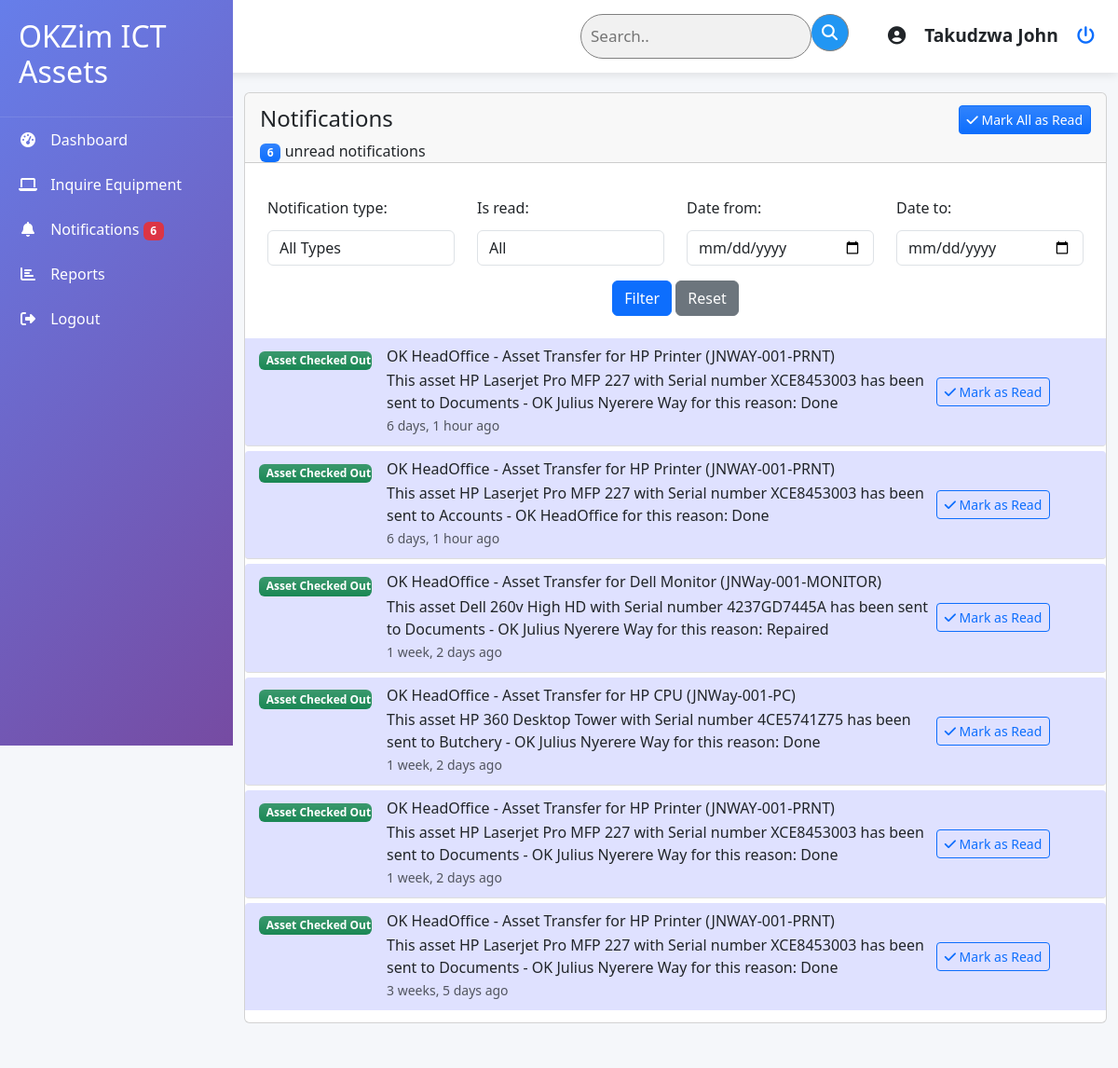
The page /asset_management/notifications/ (signed in) on the database as committed earlier.
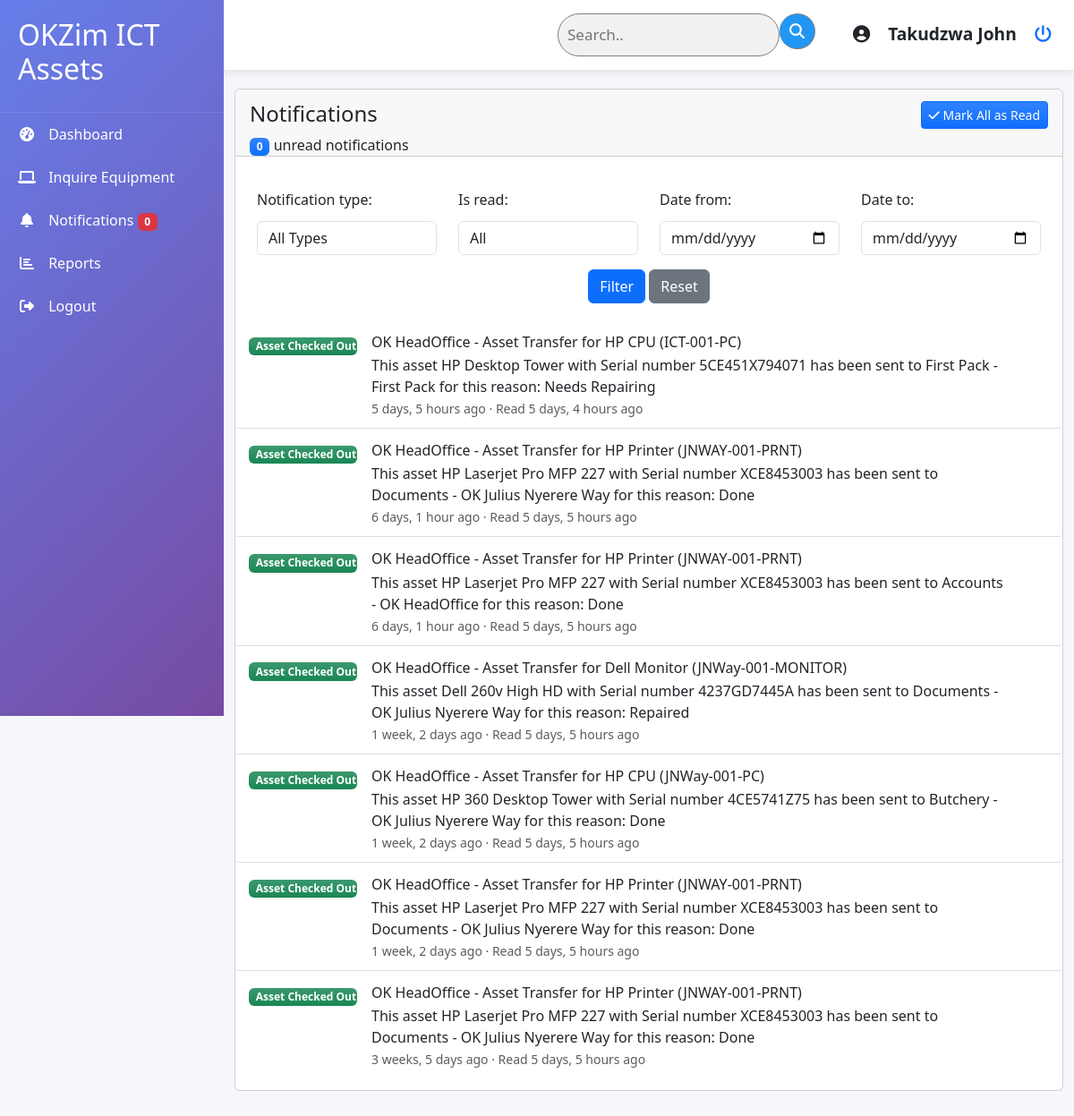
The same page on the database as committed later.
### asset_management/models.py (models this page shows, shortened)
class Notification(models.Model):
    NOTIFICATION_TYPES = [
        ("ASSET_INQUIRY", "Asset Inquiry"),
        ("ASSET_UPDATED", "Asset Updated"),
        ("ASSET_DELETED", "Asset Deleted"),
        ("MAINTENANCE_DUE", "Maintenance Due"),
        ("MAINTENANCE_COMPLETED", "Maintenance Completed"),
        ("ASSET_CHECKOUT", "Asset Checked Out"),
        ("ASSET_CHECKIN", "Asset Checked In"),
        ("SYSTEM_ALERT", "System Alert"),
    ]
    sender = models.ForeignKey(
        User,
        on_delete=models.SET_NULL,
        null=True,
        blank=True,
        related_name="sent_notifications",
    )
    recipient = models.ForeignKey(
        User, on_delete=models.CASCADE, related_name="notifications"
    )
    notification_type = models.CharField(max_length=50, choices=NOTIFICATION_TYPES)
    title = models.CharField(max_length=200)
    message = models.TextField()
    related_object_id = models.PositiveIntegerField(null=True, blank=True)
    related_content_type = models.ForeignKey(
        "contenttypes.ContentType", on_delete=models.SET_NULL, null=True, blank=True
    )
    is_read = models.BooleanField(default=False)
    created_at = models.DateTimeField(auto_now_add=True)
    read_at = models.DateTimeField(null=True, blank=True)
    class Meta:
        ordering = ["-created_at"]
        verbose_name = "Notification"
        verbose_name_plural = "Notifications"

### asset_management/views.py (the view, shortened to what this page needs)
# urls.py: path('asset_management/notifications/', views.notifications_list, name='notifications_list'),
@login_required
def notifications_list(request):
    notifications = Notification.objects.filter(recipient=request.user)
    form = NotificationFilterForm(request.GET or None)
    paginator = Paginator(notifications, 20)  # Show 20 notifications per page
    page_number = request.GET.get("page")
    page_obj = paginator.get_page(page_number)
    context = {
        "page_obj": page_obj,
        "form": form,
        "unread_count": Notification.objects.filter(
            recipient=request.user, is_read=False
        ).count(),
    }
    return render(request, "notifications/list.html", context)

### asset_management/forms.py
class NotificationFilterForm(forms.Form):
    notification_type = forms.ChoiceField(
        choices=[("", "All Types")] + Notification.NOTIFICATION_TYPES,
        required=False,
        widget=forms.Select(attrs={"class": "form-control"}),
    )
    is_read = forms.ChoiceField(
        choices=[("", "All"), ("read", "Read"), ("unread", "Unread")],
        required=False,
        widget=forms.Select(attrs={"class": "form-control"}),
    )
    date_from = forms.DateField(
        required=False,
        widget=forms.DateInput(attrs={
            "type": "date",
            "class": "form-control"
        }),
    )
    date_to = forms.DateField(
        required=False,
        widget=forms.DateInput(attrs={
            "type": "date",
            "class": "form-control"
        }),
    )

### asset_management/templates/notifications/list.html (shortened to what the changed rows need)
{% extends 'base.html' %}
{% load static %}
{% block content %}
<div class="container-fluid py-4">
    <div class="row">
        <div class="col-12">
            <div class="card mb-4">
                <div class="card-header pb-0">
                    <div class="row">
                        <div class="col-6">
                            <p class="text-sm mb-0">
                                <span class="badge bg-primary bg-gradient">{{ unread_count }}</span>
                                unread notifications
                            </p>
                        </div>
                    </div>
                </div>
                <div class="card-body px-0 pt-0 pb-2">
                    <div class="table-responsive p-0">
                        {% if page_obj.object_list %}
                        <ul class="list-group list-group-flush">
                            {% for notification in page_obj %}
                            <li class="list-group-item {% if not notification.is_read %}unread{% endif %}">
                                <div class="d-flex align-items-center" style="width: 95%;">
                                    <div class="d-flex">
                                        <div class="me-3 min-width-121">
                                            <span class="badge bg-gradient bg-success w-100 text-center">
                                                {{ notification.get_notification_type_display }}
                                            </span>
                                        </div>
                                        <div>
                                            <h6 class="mb-1">{{ notification.title }}</h6>
                                            <p class="text-sm mb-0">{{ notification.message }}</p>
                                            <small class="text-muted">
                                                {{ notification.created_at|timesince }} ago
                                                {% if notification.is_read %}
                                                · Read {{ notification.read_at|timesince }} ago
                                                {% endif %}
                                            </small>
                                        </div>
                                    </div>
                                    {% if not notification.is_read %}
                                    <div class="ms-auto">
                                        <button class="btn btn-sm btn-outline-primary mark-as-read text-nowrap"
                                            data-notification-id="{{ notification.id }}">
                                            <i class="fa fa-check"></i>
                                            Mark as Read
                                        </button>
                                    </div>
                                    {% endif %}
                                </div>
                            </li>
                            {% endfor %}
                        </ul>
                        {% else %}
                        <div class="text-center py-4">
                            <p class="text-muted">No notifications found.</p>
                        </div>
                        {% endif %}
                    </div>
                </div>
            </div>
        </div>
    </div>
</div>
{% endblock %}

Rows that differ between the two databases and show on the page:
added Notification: notification_type "Asset Checked Out", title "OK HeadOffice - Asset Transfer for HP CPU (ICT-001-PC)", message "This asset HP Desktop Tower with Serial number 5CE451X794071 has been sent to First Pack - First Pack for this reason: Needs Repairing", created_at "5 days, 5 hours", read_at "5 days, 4 hours"
changed Notification (number 2 of 7 on the later page): read_at (not shown) → "5 days, 5 hours"; is_read "Mark as Read" → "· Read ago"
changed Notification (number 3 of 7 on the later page): read_at (not shown) → "5 days, 5 hours"; is_read "Mark as Read" → "· Read ago"
changed Notification "OK HeadOffice - Asset Transfer for Dell Monitor (JNWay-001-MONITOR)": read_at (not shown) → "5 days, 5 hours"; is_read "Mark as Read" → "· Read ago"
changed Notification "OK HeadOffice - Asset Transfer for HP CPU (JNWay-001-PC)": read_at (not shown) → "5 days, 5 hours"; is_read "Mark as Read" → "· Read ago"
changed Notification (number 6 of 7 on the later page): read_at (not shown) → "5 days, 5 hours"; is_read "Mark as Read" → "· Read ago"
changed Notification "3 weeks, 5 days": read_at (not shown) → "5 days, 5 hours"; is_read "Mark as Read" → "· Read ago"
Other text that changed with them:
{{ unread_count }}: "6" → "0"
